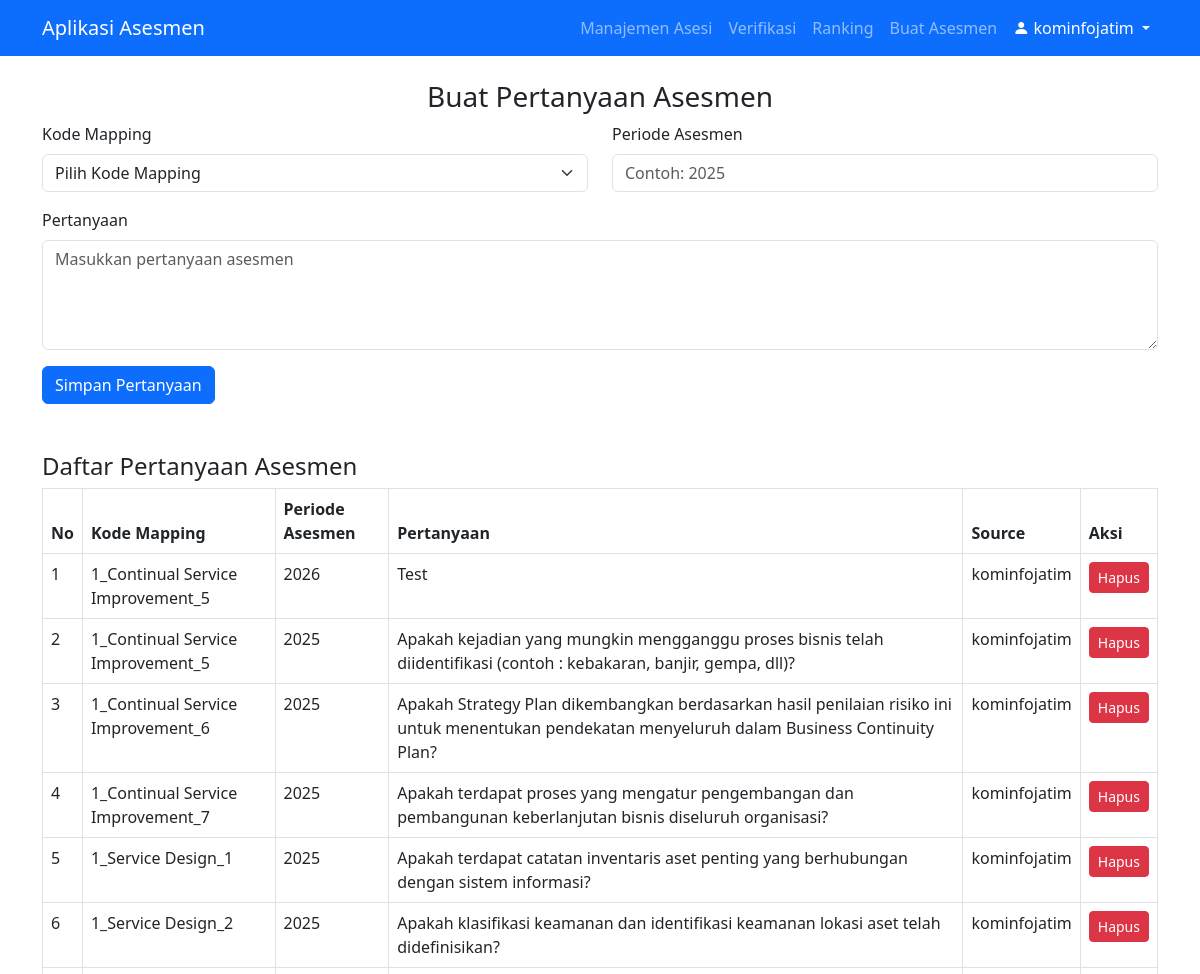
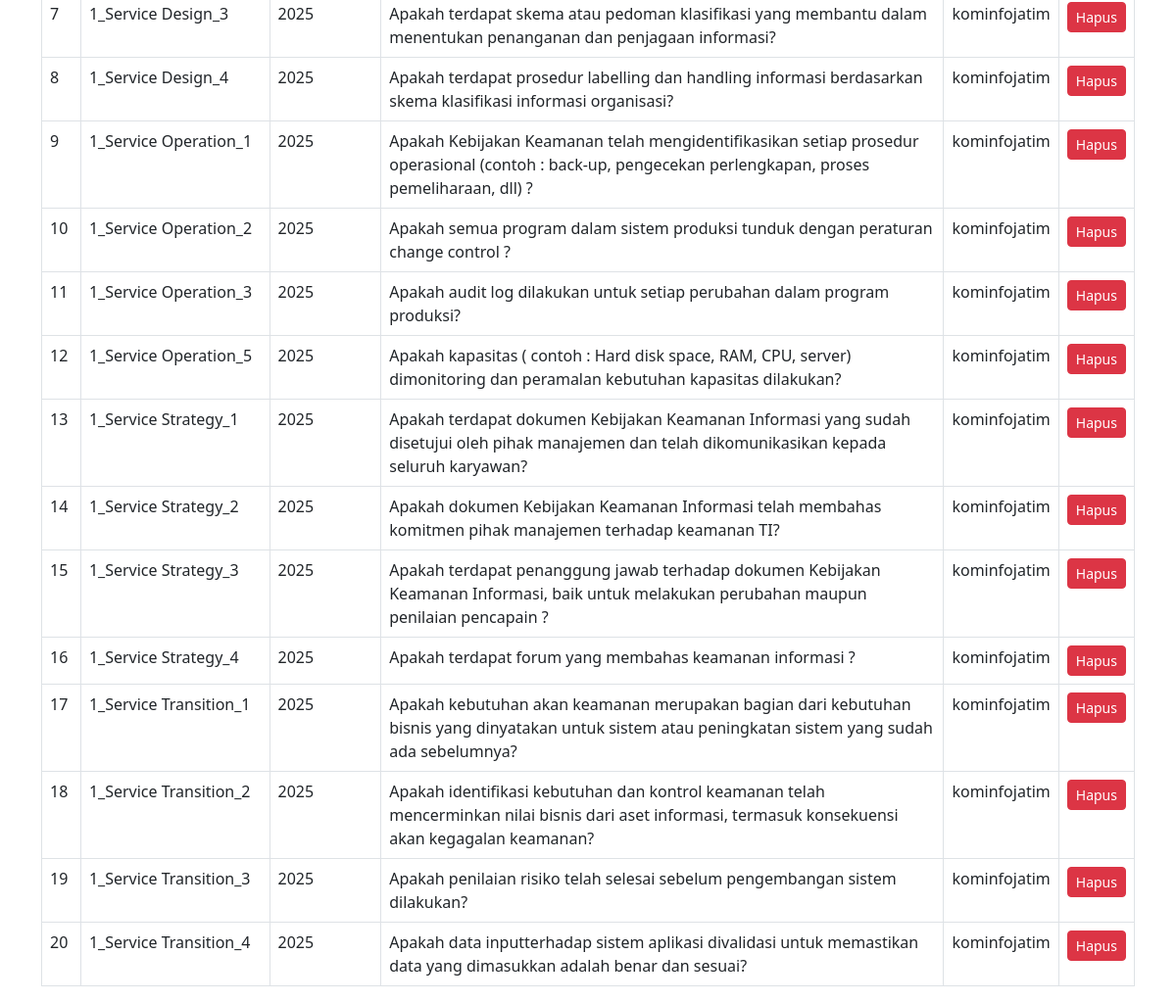
Page /views/tim_penilai/buat_asesmen.php (signed in) on the earlier database version (2 pictures, top to bottom).
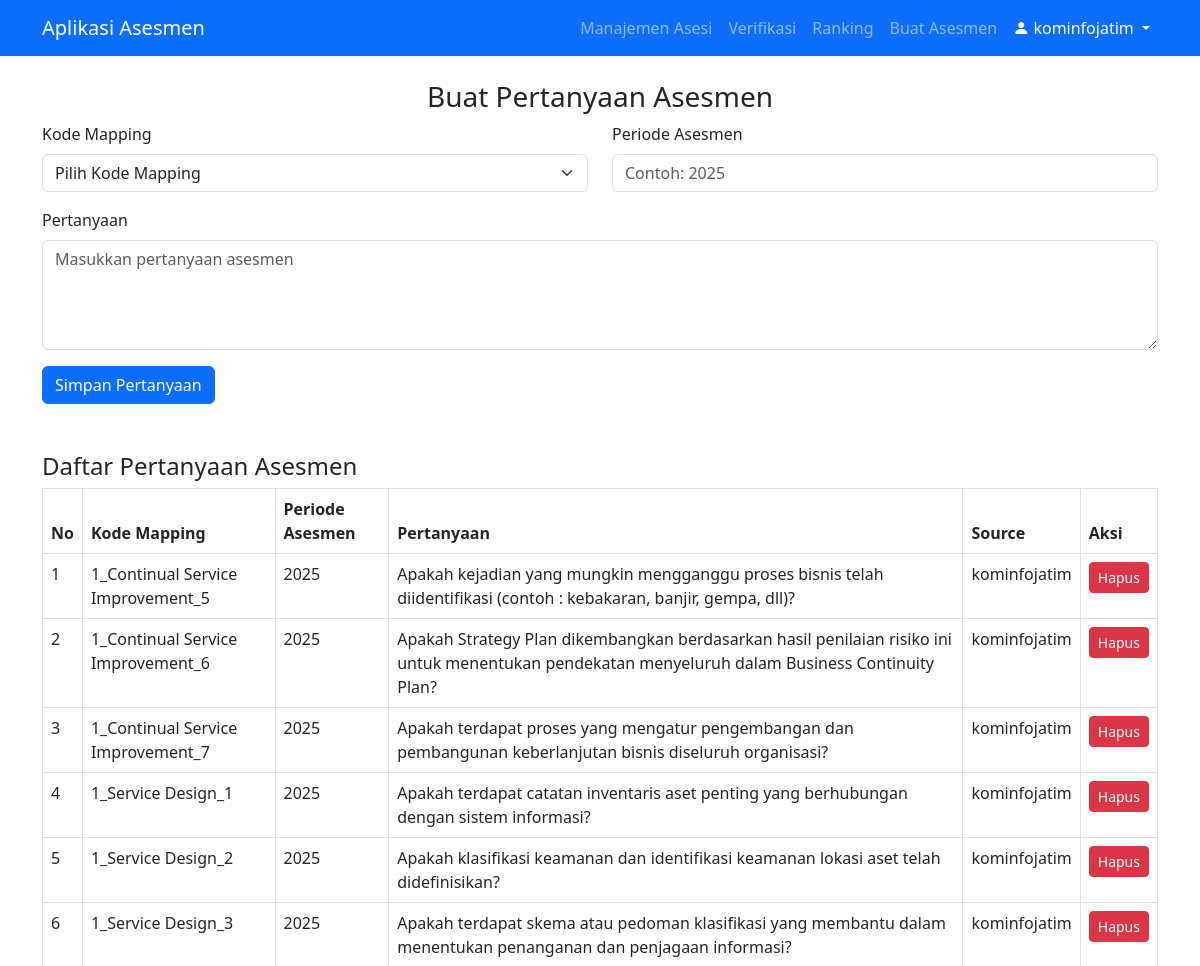
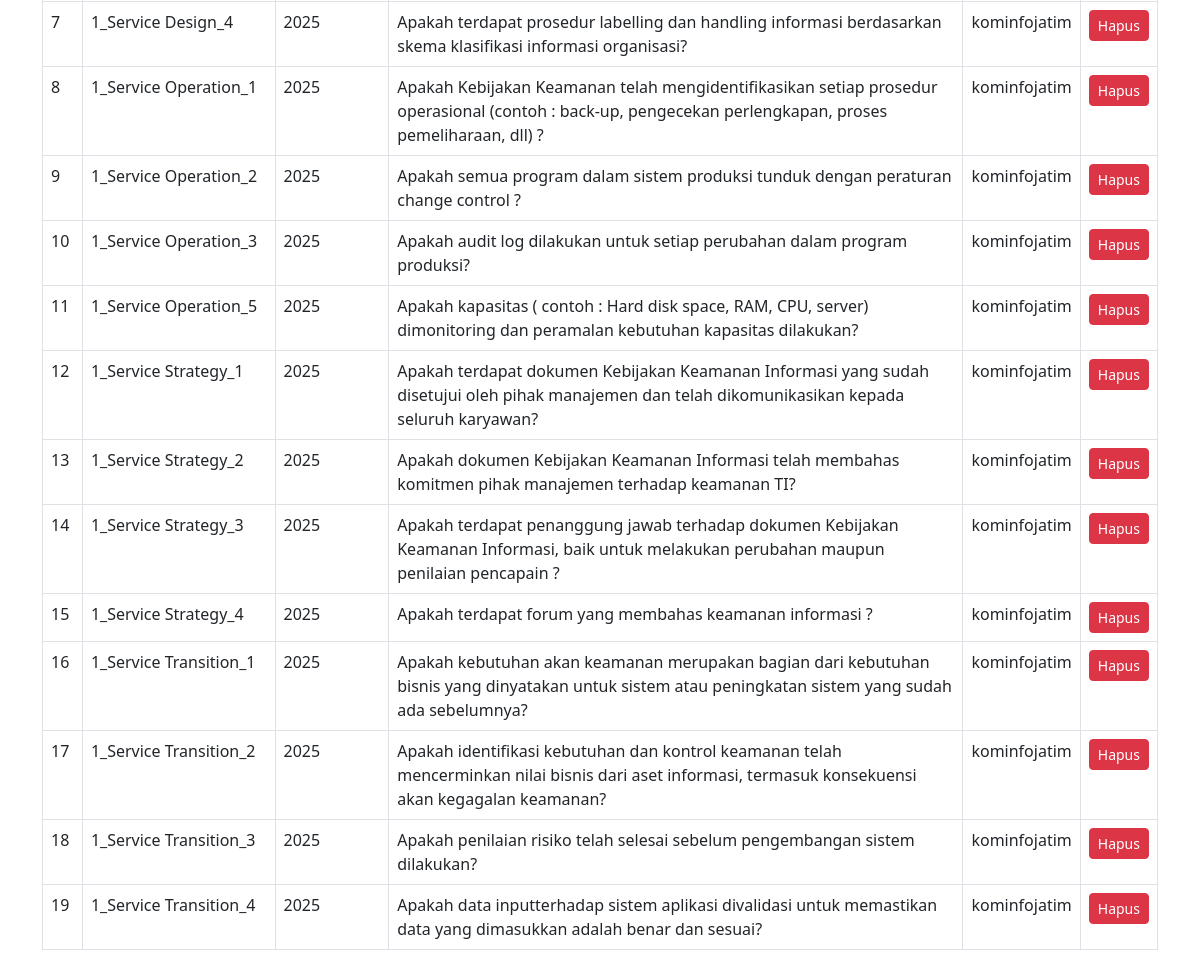
Same page on the later database version (2 pictures, top to bottom).
### tables this page shows
CREATE TABLE `asesmen_pertanyaan` (
  `id` int(11) NOT NULL,
  `kode_mapping` varchar(255) NOT NULL,
  `asesmen_periode` int(11) DEFAULT NULL,
  `pertanyaan` text NOT NULL,
  `created_at` timestamp NOT NULL DEFAULT CURRENT_TIMESTAMP,
  `source` varchar(255) DEFAULT NULL
);

### views/tim_penilai/buat_asesmen.php (the view, shortened to what this page needs)
<?php
include '../../includes/db.php';
include '../../includes/header.php';
$questions = $conn->query("SELECT * FROM asesmen_pertanyaan ORDER BY asesmen_periode DESC, kode_mapping ASC");
?>
<h3 class="text-center">Buat Pertanyaan Asesmen</h3>
<form method="POST" action="">
    <div class="row mb-3">
        <div class="col-md-6">
            <label for="kode_mapping" class="form-label">Kode Mapping</label>
            <select name="kode_mapping" id="kode_mapping" class="form-select" onchange="this.form.submit()" required>
                <option value="" disabled selected>Pilih Kode Mapping</option>
            </select>
        </div>
        <div class="col-md-6">
            <label for="asesmen_periode" class="form-label">Periode Asesmen</label>
            <input type="number" name="asesmen_periode" id="asesmen_periode" class="form-control" placeholder="Contoh: 2025" min="2000" max="2099" required>
        </div>
    </div>
    <div class="row mb-3">
        <div class="col-md-12">
            <label for="pertanyaan" class="form-label">Pertanyaan</label>
            <textarea name="pertanyaan" id="pertanyaan" class="form-control" rows="4" placeholder="Masukkan pertanyaan asesmen" required></textarea>
        </div>
    </div>
    <button type="submit" class="btn btn-primary">Simpan Pertanyaan</button>
</form>
<h4 class="mt-5">Daftar Pertanyaan Asesmen</h4>
<table class="table table-bordered">
    <thead>
        <tr>
            <th>No</th>
            <th>Kode Mapping</th>
            <th>Periode Asesmen</th>
            <th>Pertanyaan</th>
            <th>Source</th>
            <th>Aksi</th>
        </tr>
    </thead>
    <tbody>
        <?php if ($questions && $questions->num_rows > 0): ?>
            <?php $no = 1; while ($row = $questions->fetch_assoc()): ?>
                <tr>
                    <td><?php echo $no++; ?></td>
                    <td><?php echo htmlspecialchars($row['kode_mapping']); ?></td>
                    <td><?php echo htmlspecialchars($row['asesmen_periode']); ?></td>
                    <td><?php echo htmlspecialchars($row['pertanyaan']); ?></td>
                    <td><?php echo htmlspecialchars($row['source']); ?></td>
                    <td>
                        <a href="?delete_id=<?php echo $row['id']; ?>" class="btn btn-danger btn-sm" onclick="return confirm('Yakin ingin menghapus pertanyaan ini?')">Hapus</a>
                    </td>
                </tr>
            <?php endwhile; ?>
        <?php else: ?>
            <tr>
                <td colspan="6" class="text-center">Belum ada pertanyaan asesmen.</td>
            </tr>
        <?php endif; ?>
    </tbody>
</table>

Differences in the rows shown:
removed asesmen_pertanyaan: kode_mapping "1_Continual Service Improvement_5", asesmen_periode "2026", pertanyaan "Test", source "kominfojatim"
